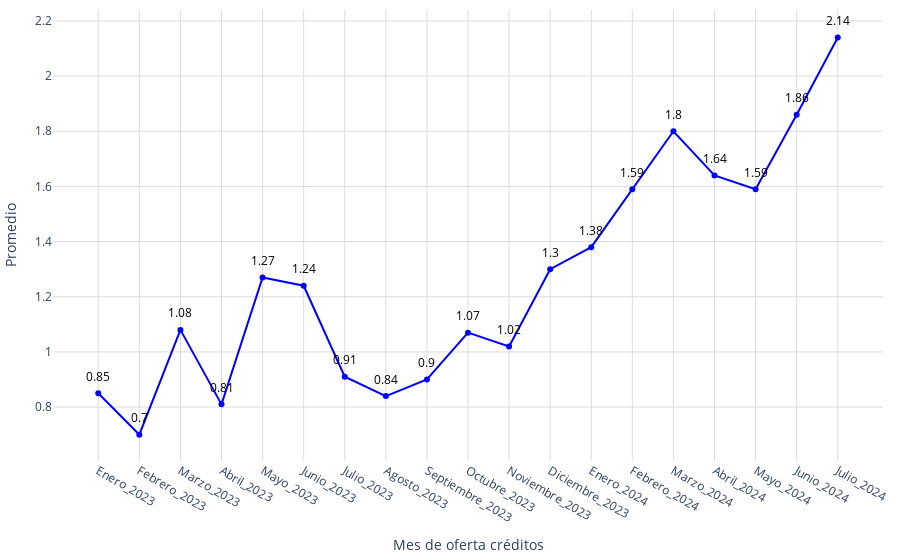

Notebook cell for this chart:
### Code cell
# Obtener los datos
promedio = conteo_2024['promedio_creditos']
meses = conteo_2024['mes']

# Crear figura
fig = go.Figure()
fig.add_trace(go.Scatter(
    x=meses,
    y=promedio,
    mode='markers+lines',
    marker=dict(color='blue'),
))
# Agregar anotaciones para mostrar los valores encima de los puntos
for mes, dia in zip(meses, promedio):
    fig.add_annotation(
        x=mes,
        y=dia,
        text=str(dia),  # Texto que se mostrará (el valor del día)
        showarrow=False,  # No mostrar la flecha
        font=dict(color='black', size=12),  # Estilo del texto
        xshift=0,  # Desplazamiento horizontal del texto
        yshift=17,  # Desplazamiento vertical del texto
        textangle=0  # Ángulo del texto
    )
# Actualizar diseño
fig.update_layout(
    #title='Meses de oferta',
    xaxis_title='Mes de oferta créditos',
    yaxis_title='Promedio',
    xaxis=dict(gridcolor='#dddcda', tickmode='array', tickvals=list(range(len(meses))), ticktext=meses),
    yaxis=dict(gridcolor='#dddcda', gridwidth=1),
    plot_bgcolor='rgba(0,0,0,0)',
    margin=dict(l=10, r=10, t=10, b=10),  # Ajusta los márgenes (left, right, top, bottom)   
)

# Exportar gráfica como archivo HTML
def guardar_grafico_como_html(fig, nombre_archivo, carpeta='assets/graficas'):
    # Crear la carpeta si no existe
    if not os.path.exists(carpeta):
        os.makedirs(carpeta)
    
    # Gráfica como archivo HTML en la carpeta especificada
    pio.write_html(fig, f'{carpeta}/{nombre_archivo}.html')

guardar_grafico_como_html(fig, 'g_scatt_MonthSupply_years_2324', carpeta='assets/graficas')
fig.show()

### Figure 1 — Plotly figure (JSON) as saved in the notebook; plotly's stock layout.template omitted (floating-point values rounded to 4 significant figures)
{"data": [{"marker": {"color": "blue"}, "mode": "markers+lines", "type": "scatter", "x": ["Enero_2023", "Febrero_2023", "Marzo_2023", "Abril_2023", "Mayo_2023", "Junio_2023", "Julio_2023", "Agosto_2023", "Septiembre_2023", "Octubre_2023", "Noviembre_2023", "Diciembre_2023", "Enero_2024", "Febrero_2024", "Marzo_2024", "Abril_2024", "Mayo_2024", "Junio_2024", "Julio_2024"], "y": [0.85, 0.7, 1.08, 0.81, 1.27, 1.24, 0.91, 0.84, 0.9, 1.07, 1.02, 1.3, 1.38, 1.59, 1.8, 1.64, 1.59, 1.86, 2.14]}], "layout": {"annotations": [{"font": {"color": "black", "size": 12}, "showarrow": false, "text": "0.85", "textangle": 0, "x": "Enero_2023", "xshift": 0, "y": 0.85, "yshift": 17}, {"font": {"color": "black", "size": 12}, "showarrow": false, "text": "0.7", "textangle": 0, "x": "Febrero_2023", "xshift": 0, "y": 0.7, "yshift": 17}, {"font": {"color": "black", "size": 12}, "showarrow": false, "text": "1.08", "textangle": 0, "x": "Marzo_2023", "xshift": 0, "y": 1.08, "yshift": 17}, {"font": {"color": "black", "size": 12}, "showarrow": false, "text": "0.81", "textangle": 0, "x": "Abril_2023", "xshift": 0, "y": 0.81, "yshift": 17}, {"font": {"color": "black", "size": 12}, "showarrow": false, "text": "1.27", "textangle": 0, "x": "Mayo_2023", "xshift": 0, "y": 1.27, "yshift": 17}, {"font": {"color": "black", "size": 12}, "showarrow": false, "text": "1.24", "textangle": 0, "x": "Junio_2023", "xshift": 0, "y": 1.24, "yshift": 17}, {"font": {"color": "black", "size": 12}, "showarrow": false, "text": "0.91", "textangle": 0, "x": "Julio_2023", "xshift": 0, "y": 0.91, "yshift": 17}, {"font": {"color": "black", "size": 12}, "showarrow": false, "text": "0.84", "textangle": 0, "x": "Agosto_2023", "xshift": 0, "y": 0.84, "yshift": 17}, {"font": {"color": "black", "size": 12}, "showarrow": false, "text": "0.9", "textangle": 0, "x": "Septiembre_2023", "xshift": 0, "y": 0.9, "yshift": 17}, {"font": {"color": "black", "size": 12}, "showarrow": false, "text": "1.07", "textangle": 0, "x": "Octubre_2023", "xshift": 0, "y": 1.07, "yshift": 17}, {"font": {"color": "black", "size": 12}, "showarrow": false, "text": "1.02", "textangle": 0, "x": "Noviembre_2023", "xshift": 0, "y": 1.02, "yshift": 17}, {"font": {"color": "black", "size": 12}, "showarrow": false, "text": "1.3", "textangle": 0, "x": "Diciembre_2023", "xshift": 0, "y": 1.3, "yshift": 17}, {"font": {"color": "black", "size": 12}, "showarrow": false, "text": "1.38", "textangle": 0, "x": "Enero_2024", "xshift": 0, "y": 1.38, "yshift": 17}, {"font": {"color": "black", "size": 12}, "showarrow": false, "text": "1.59", "textangle": 0, "x": "Febrero_2024", "xshift": 0, "y": 1.59, "yshift": 17}, {"font": {"color": "black", "size": 12}, "showarrow": false, "text": "1.8", "textangle": 0, "x": "Marzo_2024", "xshift": 0, "y": 1.8, "yshift": 17}, {"font": {"color": "black", "size": 12}, "showarrow": false, "text": "1.64", "textangle": 0, "x": "Abril_2024", "xshift": 0, "y": 1.64, "yshift": 17}, {"font": {"color": "black", "size": 12}, "showarrow": false, "text": "1.59", "textangle": 0, "x": "Mayo_2024", "xshift": 0, "y": 1.59, "yshift": 17}, {"font": {"color": "black", "size": 12}, "showarrow": false, "text": "1.86", "textangle": 0, "x": "Junio_2024", "xshift": 0, "y": 1.86, "yshift": 17}, {"font": {"color": "black", "size": 12}, "showarrow": false, "text": "2.14", "textangle": 0, "x": "Julio_2024", "xshift": 0, "y": 2.14, "yshift": 17}], "margin": {"b": 10, "l": 10, "r": 10, "t": 10}, "plot_bgcolor": "rgba(0,0,0,0)", "xaxis": {"gridcolor": "#dddcda", "tickmode": "array", "ticktext": ["Enero_2023", "Febrero_2023", "Marzo_2023", "Abril_2023", "Mayo_2023", "Junio_2023", "Julio_2023", "Agosto_2023", "Septiembre_2023", "Octubre_2023", "Noviembre_2023", "Diciembre_2023", "Enero_2024", "Febrero_2024", "Marzo_2024", "Abril_2024", "Mayo_2024", "Junio_2024", "Julio_2024"], "tickvals": [0, 1, 2, 3, 4, 5, 6, 7, 8, 9, 10, 11, 12, 13, 14, 15, 16, 17, 18], "title": {"text": "Mes de oferta créditos"}}, "yaxis": {"gridcolor": "#dddcda", "gridwidth": 1, "title": {"text": "Promedio"}}}}
